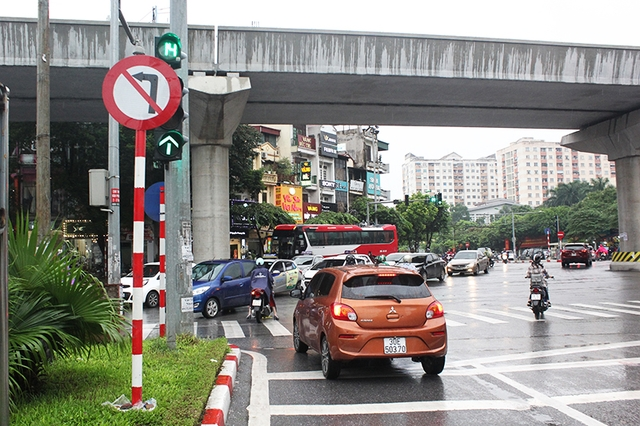
#> input picture picture/a5.jpg, 640 x 426 px
$ python rotation_pic.py
#> lines starting #> are read from the running program, lines starting #| are printed output that depends on the picture
import cv2

image = cv2.imread("./picture/a5.jpg")
#> image is the input picture: shape (426, 640, 3); mean B, G, R 130.3, 136.5, 138.6
angle = int(input("Nhập góc xoay (tính bằng độ): "))
#> the answer given: 3
rotation_matrix = cv2.getRotationMatrix2D((image.shape[1] / 2, image.shape[0] / 2), angle, 1)
rotated_image = cv2.warpAffine(image, rotation_matrix, (image.shape[1], image.shape[0]))
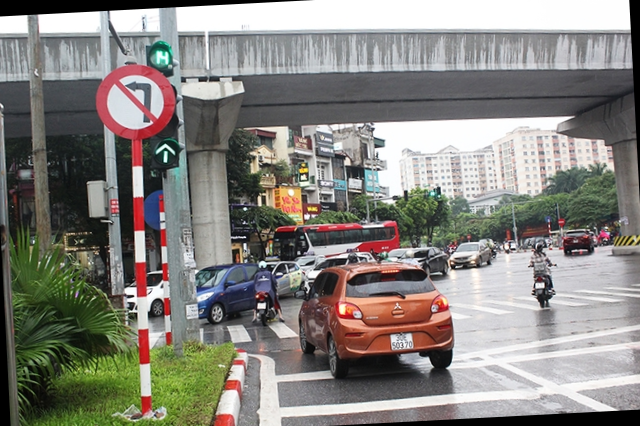
#> rotated_image: shape (426, 640, 3); mean B, G, R 126.2, 131.8, 134.2
cv2.imwrite(f"./picture/rotated{angle}_image.jpg", rotated_image)
